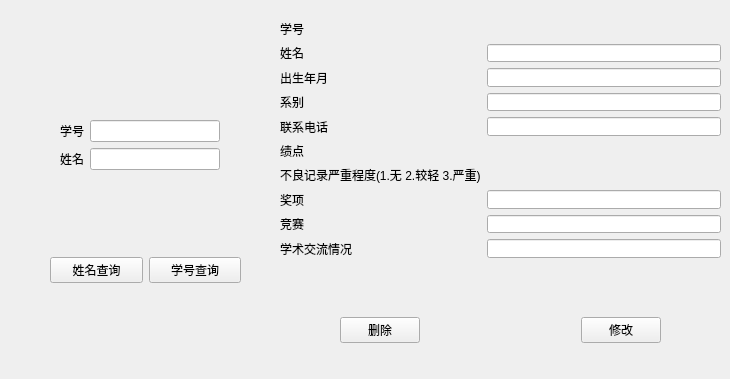
          <widget class="QWidget" name="tab_11">
           <attribute name="title">
            <string>查询学生信息</string>
           </attribute>
           <widget class="QWidget" name="formLayoutWidget_9">
            <property name="geometry">
             <rect>
              <x>280</x>
              <y>20</y>
              <width>441</width>
              <height>238</height>
             </rect>
            </property>
            <layout class="QFormLayout" name="formLayout_9">
             <item row="0" column="0">
              <widget class="QLabel" name="label_19">
               <property name="text">
                <string>学号</string>
               </property>
              </widget>
             </item>
             <item row="2" column="0">
              <widget class="QLabel" name="label_28">
               <property name="text">
                <string>出生年月</string>
               </property>
              </widget>
             </item>
             <item row="1" column="0">
              <widget class="QLabel" name="label_29">
               <property name="text">
                <string>姓名</string>
               </property>
              </widget>
             </item>
             <item row="3" column="0">
              <widget class="QLabel" name="label_37">
               <property name="text">
                <string>系别</string>
               </property>
              </widget>
             </item>
             <item row="4" column="0">
              <widget class="QLabel" name="label_38">
               <property name="text">
                <string>联系电话</string>
               </property>
              </widget>
             </item>
             <item row="5" column="0">
              <widget class="QLabel" name="label_45">
               <property name="text">
                <string>绩点</string>
               </property>
              </widget>
             </item>
             <item row="6" column="0">
              <widget class="QLabel" name="label_46">
               <property name="text">
                <string>不良记录严重程度(1.无 2.较轻 3.严重)</string>
               </property>
              </widget>
             </item>
             <item row="0" column="1">
              <widget class="QLabel" name="xh">
               <property name="text">
                <string/>
               </property>
              </widget>
             </item>
             <item row="5" column="1">
              <widget class="QLabel" name="jd">
               <property name="text">
                <string/>
               </property>
              </widget>
             </item>
             <item row="6" column="1">
              <widget class="QLabel" name="bljlyzcd">
               <property name="text">
                <string/>
               </property>
              </widget>
             </item>
             <item row="1" column="1">
              <widget class="QLineEdit" name="xmxg"/>
             </item>
             <item row="2" column="1">
              <widget class="QLineEdit" name="csnyxg"/>
             </item>
             <item row="3" column="1">
              <widget class="QLineEdit" name="xbxg"/>
             </item>
             <item row="4" column="1">
              <widget class="QLineEdit" name="lxdhxg"/>
             </item>
             <item row="7" column="0">
              <widget class="QLabel" name="label_10">
               <property name="text">
                <string>奖项</string>
               </property>
              </widget>
             </item>
             <item row="8" column="0">
              <widget class="QLabel" name="label_11">
               <property name="text">
                <string>竞赛</string>
               </property>
              </widget>
             </item>
             <item row="9" column="0">
              <widget class="QLabel" name="label_12">
               <property name="text">
                <string>学术交流情况</string>
               </property>
              </widget>
             </item>
             <item row="7" column="1">
              <widget class="QLineEdit" name="awa"/>
             </item>
             <item row="8" column="1">
              <widget class="QLineEdit" name="comp"/>
             </item>
             <item row="9" column="1">
              <widget class="QLineEdit" name="commu"/>
             </item>
            </layout>
           </widget>
           <widget class="QWidget" name="formLayoutWidget_11">
            <property name="geometry">
             <rect>
              <x>60</x>
              <y>120</y>
              <width>160</width>
              <height>80</height>
             </rect>
            </property>
            <layout class="QFormLayout" name="formLayout_11">
             <item row="0" column="0">
              <widget class="QLabel" name="label_14">
               <property name="text">
                <string>学号</string>
               </property>
              </widget>
             </item>
             <item row="1" column="0">
              <widget class="QLabel" name="label_21">
               <property name="text">
                <string>姓名</string>
               </property>
              </widget>
             </item>
             <item row="0" column="1">
              <widget class="QLineEdit" name="xhcx"/>
             </item>
             <item row="1" column="1">
              <widget class="QLineEdit" name="xmcx"/>
             </item>
            </layout>
           </widget>
           <widget class="QWidget" name="horizontalLayoutWidget_2">
            <property name="geometry">
             <rect>
              <x>340</x>
              <y>290</y>
              <width>321</width>
              <height>80</height>
             </rect>
            </property>
            <layout class="QHBoxLayout" name="horizontalLayout_4">
             <item>
              <widget class="QPushButton" name="pushButton_19">
               <property name="text">
                <string>删除</string>
               </property>
              </widget>
             </item>
             <item>
              <spacer name="horizontalSpacer_3">
               <property name="orientation">
                <enum>Qt::Horizontal</enum>
               </property>
               <property name="sizeHint" stdset="0">
                <size>
                 <width>40</width>
                 <height>20</height>
                </size>
               </property>
              </spacer>
             </item>
             <item>
              <widget class="QPushButton" name="pushButton_18">
               <property name="text">
                <string>修改</string>
               </property>
              </widget>
             </item>
            </layout>
           </widget>
           <widget class="QWidget" name="horizontalLayoutWidget_3">
            <property name="geometry">
             <rect>
              <x>50</x>
              <y>230</y>
              <width>191</width>
              <height>80</height>
             </rect>
            </property>
            <layout class="QHBoxLayout" name="horizontalLayout_5">
             <item>
              <widget class="QPushButton" name="pushButton_9">
               <property name="text">
                <string>姓名查询</string>
               </property>
              </widget>
             </item>
             <item>
              <widget class="QPushButton" name="pushButton_5">
               <property name="text">
                <string>学号查询</string>
               </property>
              </widget>
             </item>
            </layout>
           </widget>
          </widget>
